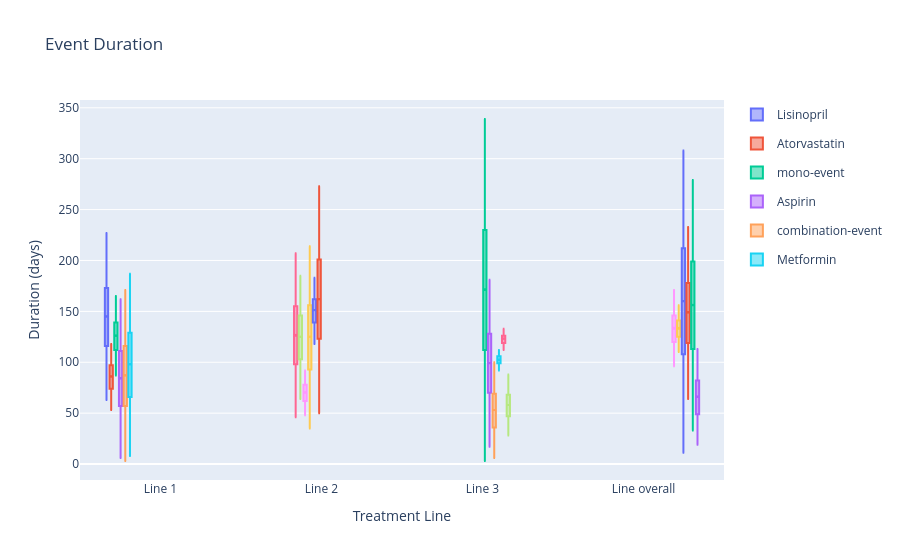

Source (notebook cell):
### Code cell
# Duration plot from mock data
plot_event_duration(mock_dur)

### Figure 1 — Plotly figure (JSON) as saved in the notebook; plotly's stock layout.template omitted (floating-point values rounded to 4 significant figures)
{"data": [{"boxpoints": false, "legendgroup": "Lisinopril", "lowerfence": [63.0], "mean": [145.1], "median": [145.0], "name": "Lisinopril", "q1": [116.0], "q3": [173.0], "showlegend": true, "type": "box", "upperfence": [227.0], "x": ["Line 1"]}, {"boxpoints": false, "legendgroup": "Atorvastatin", "lowerfence": [53.0], "mean": [86.1], "median": [86.0], "name": "Atorvastatin", "q1": [74.0], "q3": [97.0], "showlegend": true, "type": "box", "upperfence": [118.0], "x": ["Line 1"]}, {"boxpoints": false, "legendgroup": "mono-event", "lowerfence": [87.0], "mean": [126.3], "median": [126.0], "name": "mono-event", "q1": [112.0], "q3": [139.0], "showlegend": true, "type": "box", "upperfence": [165.0], "x": ["Line 1"]}, {"boxpoints": false, "legendgroup": "Aspirin", "lowerfence": [6.0], "mean": [84.48], "median": [84.0], "name": "Aspirin", "q1": [57.0], "q3": [111.0], "showlegend": true, "type": "box", "upperfence": [162.0], "x": ["Line 1"]}, {"boxpoints": false, "legendgroup": "combination-event", "lowerfence": [3.0], "mean": [87.29], "median": [87.0], "name": "combination-event", "q1": [57.0], "q3": [116.0], "showlegend": true, "type": "box", "upperfence": [171.0], "x": ["Line 1"]}, {"boxpoints": false, "legendgroup": "Metformin", "lowerfence": [8.0], "mean": [98.02], "median": [98.0], "name": "Metformin", "q1": [66.0], "q3": [129.0], "showlegend": true, "type": "box", "upperfence": [187.0], "x": ["Line 1"]}, {"boxpoints": false, "legendgroup": "combination-event", "lowerfence": [46.0], "mean": [126.9], "median": [126.0], "name": "combination-event", "q1": [98.0], "q3": [155.0], "showlegend": false, "type": "box", "upperfence": [207.0], "x": ["Line 2"]}, {"boxpoints": false, "legendgroup": "Aspirin", "lowerfence": [64.0], "mean": [125.0], "median": [125.0], "name": "Aspirin", "q1": [103.0], "q3": [146.0], "showlegend": false, "type": "box", "upperfence": [185.0], "x": ["Line 2"]}, {"boxpoints": false, "legendgroup": "Metformin", "lowerfence": [48.0], "mean": [70.58], "median": [70.0], "name": "Metformin", "q1": [62.0], "q3": [78.0], "showlegend": false, "type": "box", "upperfence": [92.0], "x": ["Line 2"]}, {"boxpoints": false, "legendgroup": "Lisinopril", "lowerfence": [35.0], "mean": [125.1], "median": [125.0], "name": "Lisinopril", "q1": [93.0], "q3": [156.0], "showlegend": false, "type": "box", "upperfence": [214.0], "x": ["Line 2"]}, {"boxpoints": false, "legendgroup": "mono-event", "lowerfence": [118.0], "mean": [151.3], "median": [151.0], "name": "mono-event", "q1": [139.0], "q3": [162.0], "showlegend": false, "type": "box", "upperfence": [183.0], "x": ["Line 2"]}, {"boxpoints": false, "legendgroup": "Atorvastatin", "lowerfence": [50.0], "mean": [162.1], "median": [162.0], "name": "Atorvastatin", "q1": [123.0], "q3": [201.0], "showlegend": false, "type": "box", "upperfence": [273.0], "x": ["Line 2"]}, {"boxpoints": false, "legendgroup": "Lisinopril", "lowerfence": [3.0], "mean": [171.7], "median": [171.0], "name": "Lisinopril", "q1": [112.0], "q3": [230.0], "showlegend": false, "type": "box", "upperfence": [339.0], "x": ["Line 3"]}, {"boxpoints": false, "legendgroup": "Atorvastatin", "lowerfence": [17.0], "mean": [99.33], "median": [99.0], "name": "Atorvastatin", "q1": [70.0], "q3": [128.0], "showlegend": false, "type": "box", "upperfence": [181.0], "x": ["Line 3"]}, {"boxpoints": false, "legendgroup": "combination-event", "lowerfence": [6.0], "mean": [53.15], "median": [53.0], "name": "combination-event", "q1": [36.0], "q3": [69.0], "showlegend": false, "type": "box", "upperfence": [100.0], "x": ["Line 3"]}, {"boxpoints": false, "legendgroup": "Metformin", "lowerfence": [92.0], "mean": [102.7], "median": [102.0], "name": "Metformin", "q1": [99.0], "q3": [106.0], "showlegend": false, "type": "box", "upperfence": [112.0], "x": ["Line 3"]}, {"boxpoints": false, "legendgroup": "Aspirin", "lowerfence": [112.0], "mean": [123.3], "median": [123.0], "name": "Aspirin", "q1": [119.0], "q3": [126.0], "showlegend": false, "type": "box", "upperfence": [133.0], "x": ["Line 3"]}, {"boxpoints": false, "legendgroup": "mono-event", "lowerfence": [28.0], "mean": [58.06], "median": [58.0], "name": "mono-event", "q1": [47.0], "q3": [68.0], "showlegend": false, "type": "box", "upperfence": [88.0], "x": ["Line 3"]}, {"boxpoints": false, "legendgroup": "Atorvastatin", "lowerfence": [96.0], "mean": [133.9], "median": [133.0], "name": "Atorvastatin", "q1": [120.0], "q3": [146.0], "showlegend": false, "type": "box", "upperfence": [171.0], "x": ["Line overall"]}, {"boxpoints": false, "legendgroup": "Lisinopril", "lowerfence": [110.0], "mean": [133.8], "median": [133.0], "name": "Lisinopril", "q1": [125.0], "q3": [141.0], "showlegend": false, "type": "box", "upperfence": [156.0], "x": ["Line overall"]}, {"boxpoints": false, "legendgroup": "combination-event", "lowerfence": [11.0], "mean": [160.1], "median": [160.0], "name": "combination-event", "q1": [108.0], "q3": [212.0], "showlegend": false, "type": "box", "upperfence": [308.0], "x": ["Line overall"]}, {"boxpoints": false, "legendgroup": "mono-event", "lowerfence": [64.0], "mean": [149.3], "median": [149.0], "name": "mono-event", "q1": [119.0], "q3": [178.0], "showlegend": false, "type": "box", "upperfence": [233.0], "x": ["Line overall"]}, {"boxpoints": false, "legendgroup": "Aspirin", "lowerfence": [33.0], "mean": [156.4], "median": [156.0], "name": "Aspirin", "q1": [113.0], "q3": [199.0], "showlegend": false, "type": "box", "upperfence": [279.0], "x": ["Line overall"]}, {"boxpoints": false, "legendgroup": "Metformin", "lowerfence": [19.0], "mean": [66.38], "median": [66.0], "name": "Metformin", "q1": [49.0], "q3": [82.0], "showlegend": false, "type": "box", "upperfence": [113.0], "x": ["Line overall"]}], "layout": {"boxmode": "group", "title": {"text": "Event Duration"}, "xaxis": {"title": {"text": "Treatment Line"}}, "yaxis": {"title": {"text": "Duration (days)"}}}}
